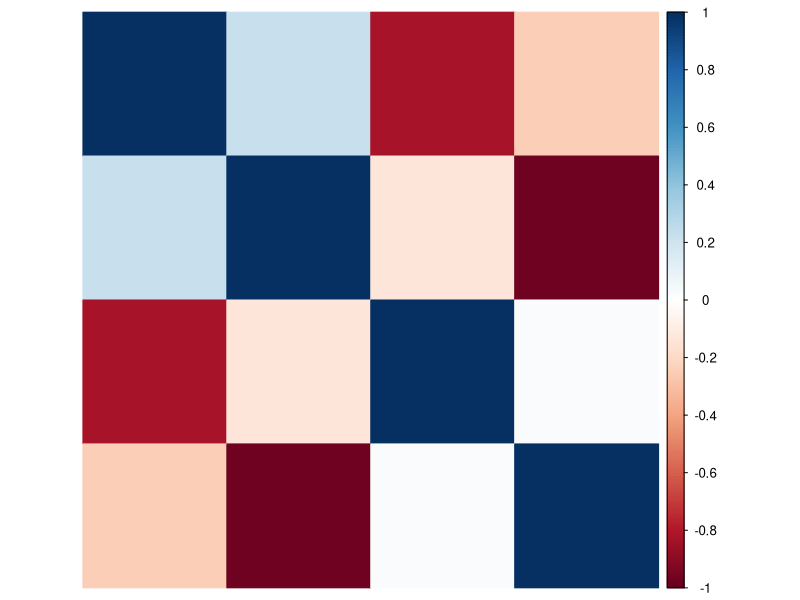
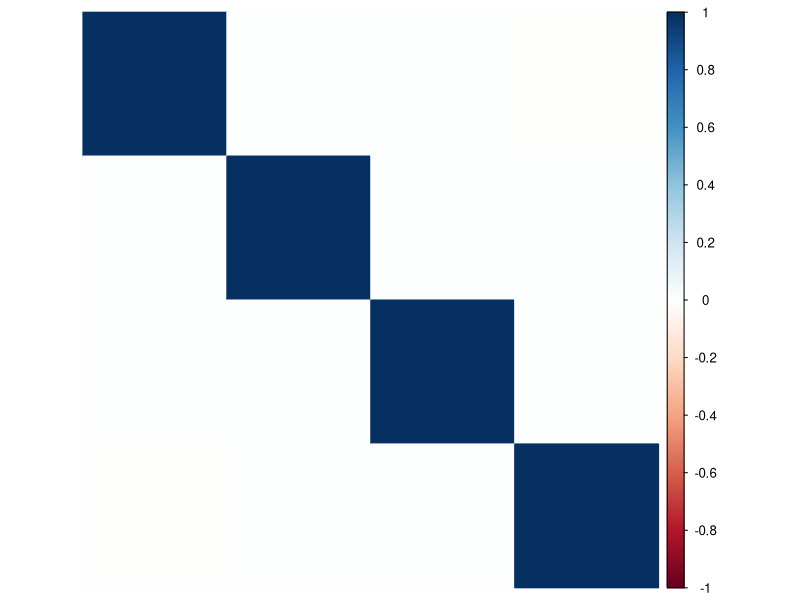

Reproduce these figures in R, in order.
library(readr) 
library(car)
library(tidyverse)
library(caret)
library(pls)
library(magrittr) # needs to be run every time you start R and want to use %>%
library(dplyr) 

# Read data from csv
data <- read_csv("TableB21.csv")

# Linear model without PCA
lmodel.none <- lm(Y ~ ., data = data)
summary(lmodel.none)

# Extracting the dependent variable y to data.y and removing it from the original dataframe.
data.y <- data$Y
data$Y <- NULL

# Understand variable correlation
res <- cor(data, method="pearson")
corrplot::corrplot(res, method= "color", order = "hclust", tl.pos = 'n')

# Do data normalization
data.norm <- scale(data)
data.y.norm <- scale(data.y)

# Get summary of principle components
data.pca1 <- prcomp(data.norm, center=TRUE, scale.=TRUE)
summary(data.pca1)

# Look at the eigen values
data.pca1$sdev

# Understand principle components correlation
res1 <- cor(data.pca1$x, method="pearson")
corrplot::corrplot(res1, method= "color", order = "hclust", tl.pos = 'n')

#  Combine both principle components and y
pcs <- as.data.frame(data.pca1$x)
ols.data <- cbind(data.y.norm, pcs)

# Perform principle component regression
lmodel <- lm(data.y.norm ~ PC1 + PC2, data = ols.data)
summary(lmodel)

# Perform principle component regression using significant PC
lmodel <- lm(data.y.norm ~ PC1, data = ols.data)
summary(lmodel)
